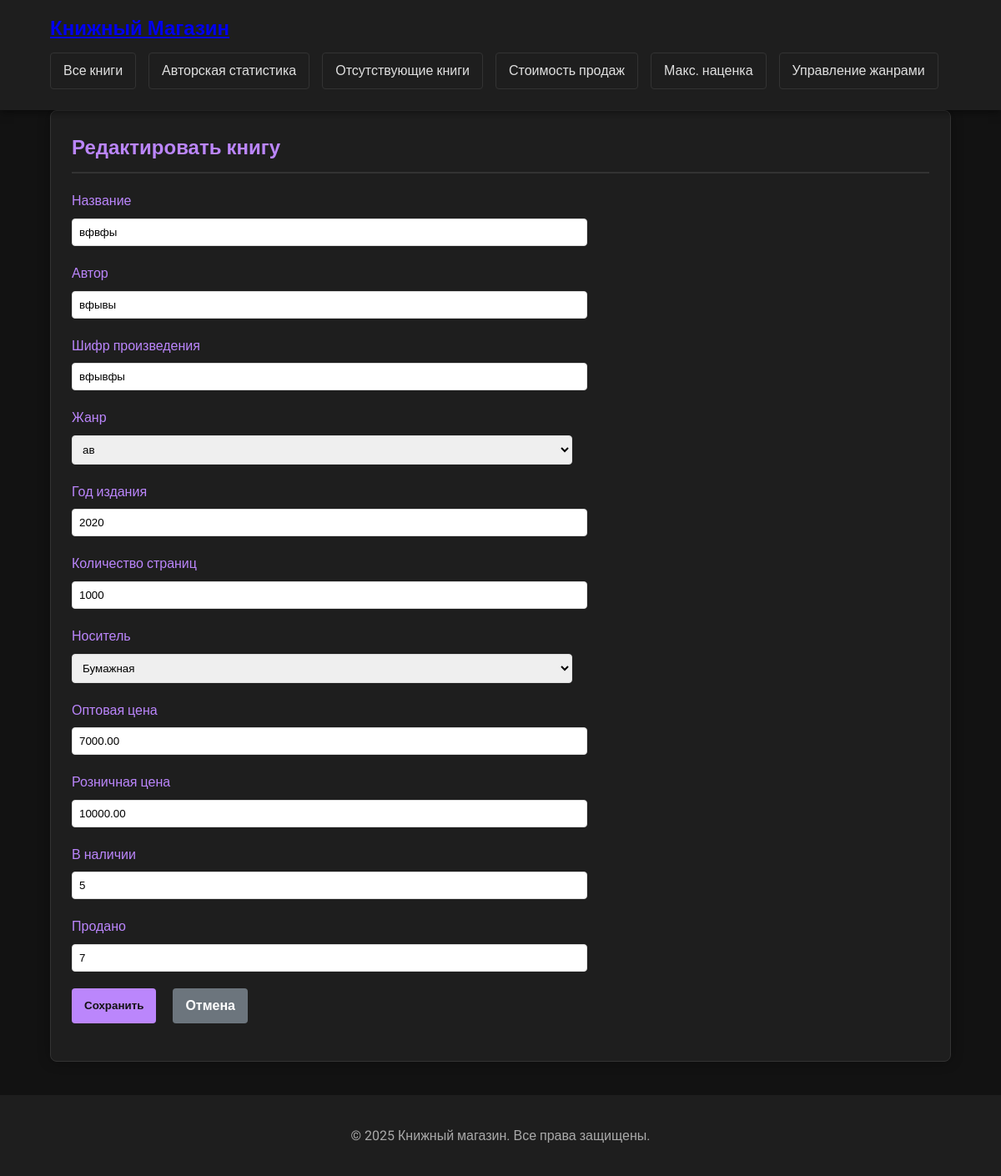
The app's page /books/book/edit/2/ (signed in), older data.
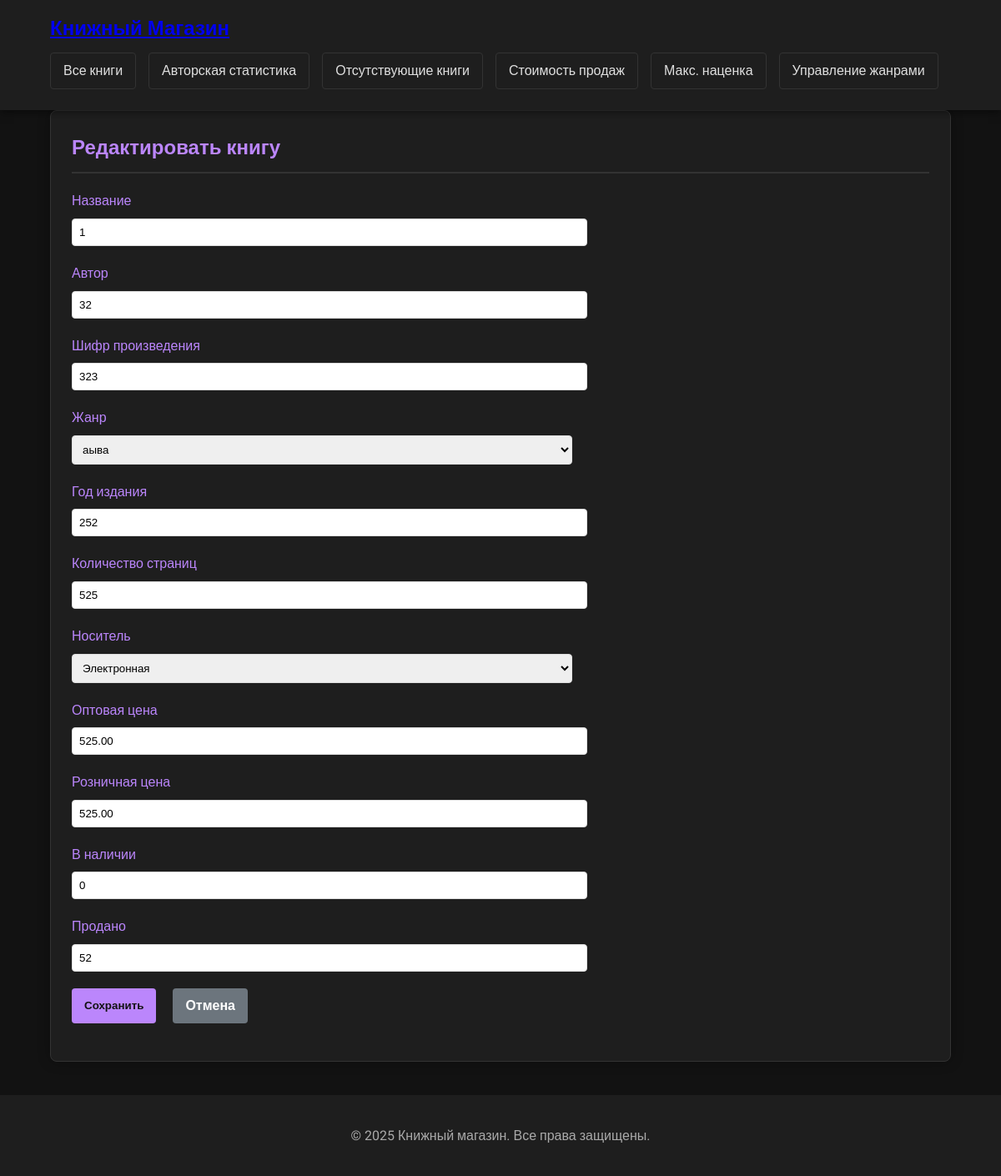
The same page, newer data.
### books/models.py (models this page shows, shortened)
class Book(models.Model):
    MEDIUM_CHOICES = [
        ('P', 'Бумажная'),
        ('E', 'Электронная'),
        ('A', 'Аудио'),
    ]
    title = models.CharField(max_length=200, verbose_name="Название")
    author = models.CharField(max_length=100, verbose_name="Автор")
    code = models.CharField(max_length=50, unique=True, verbose_name="Шифр произведения")
    genre = models.ForeignKey(Genre, on_delete=models.CASCADE, verbose_name="Жанр")
    year = models.PositiveIntegerField(verbose_name="Год издания")
    pages = models.PositiveIntegerField(verbose_name="Количество страниц", blank=True, null=True)
    medium = models.CharField(max_length=1, choices=MEDIUM_CHOICES, verbose_name="Носитель")
    wholesale_price = models.DecimalField(max_digits=10, decimal_places=2, verbose_name="Оптовая цена")
    retail_price = models.DecimalField(max_digits=10, decimal_places=2, verbose_name="Розничная цена")
    stock = models.PositiveIntegerField(default=0, verbose_name="В наличии")
    sold = models.PositiveIntegerField(default=0, verbose_name="Продано")

### books/views.py (the view)
# urls.py: path('book/edit/<int:book_id>/', views.edit_book, name='edit_book'),
@login_required
def edit_book(request, book_id):
    book = get_object_or_404(Book, id=book_id)
    if request.method == 'POST':
        form = BookForm(request.POST, instance=book)
        if form.is_valid():
            form.save()
            messages.success(request, f'Книга "{book.title}" успешно обновлена!')
            return redirect('book_list')
    else:
        form = BookForm(instance=book)
    return render(request, 'books/book_form.html', {
        'form': form,
        'title': 'Редактировать книгу',
        'book': book
    })

### books/forms.py
class BookForm(forms.ModelForm):
    class Meta:
        model = Book
        fields = '__all__'
    def __init__(self, *args, **kwargs):
        super().__init__(*args, **kwargs)
        self.fields['year'].widget = forms.NumberInput()
        self.fields['retail_price'].widget = forms.NumberInput(attrs={'step': '0.01'})
        self.fields['wholesale_price'].widget = forms.NumberInput(attrs={'step': '0.01'})
        self.fields['stock'].widget = forms.NumberInput()
        self.fields['sold'].widget = forms.NumberInput()

### books/models.py (called while the page is built)
    def __str__(self):
        return self.name

### books/templates/books/book_form.html (shortened to what this page needs)
{% extends 'books/base.html' %}
{% block content %}
<div class="card">
    <h2>{{ title }}</h2>
    <form method="post" id="book-form">
        {% for field in form %}
        <div class="form-group">
            <label for="{{ field.auto_id }}">{{ field.label }}</label>
            {{ field }}
        </div>
        {% endfor %}
        <div class="actions">
            <button type="submit" class="btn">Сохранить</button>
            <a href="{% url 'book_list' %}" class="btn btn-secondary">Отмена</a>
        </div>
    </form>
</div>
{% endblock %}

Row changes from the older to the newer data that the page shows:
changed Book: title "вфвфы" → "1"; author "вфывы" → "32"; code "вфывфы" → "323"; genre "ав" → "аыва"; year "2020" → "252"; pages "1000" → "525"; medium "Бумажная" → "Электронная"; wholesale_price "7000.00" → "525.00"; retail_price "10000.00" → "525.00"; stock "5" → "0"; sold "7" → "52"
